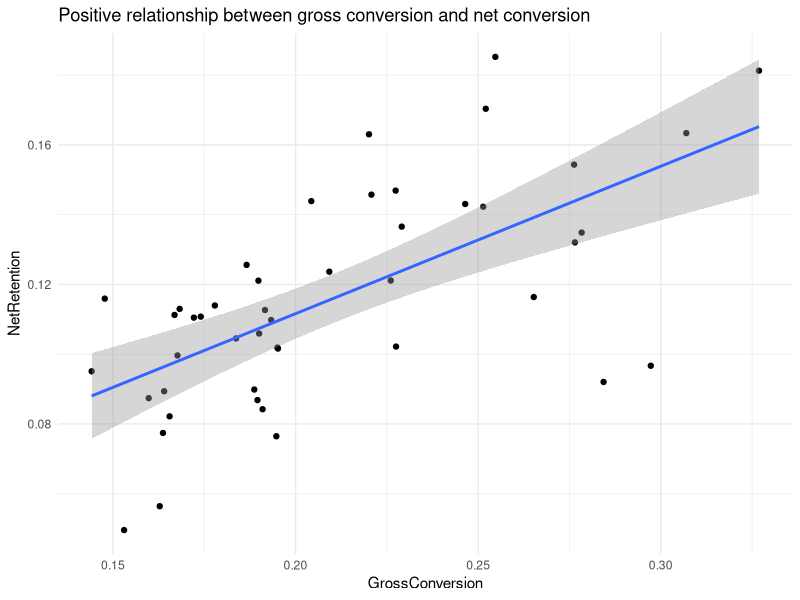

This chart was generated by the following R code:
## ---- chunk 1
knitr::opts_chunk$set(echo = FALSE, cache=FALSE, warning = FALSE, 
                      message = FALSE, tidy=TRUE, fig.align = 'center', 
                      fig.width = 12, fig.keep='all')
## ---- chunk 2
#load the baseline data
#options("scipen"=999)
baseline<-read.csv("baselineInfo.csv")
#load the data itself
data<-read.csv("data.csv")
## ---- chunk 3
##the code below computes the size required for each metric based on different samples
ppnd<-function (p) {
    options("scipen"=999)
    a0 = 2.50662823884
    a1 = -18.61500062529
    a2 = 41.39119773534
    a3 = -25.44106049637
    b1 = -8.47351093090
    b2 = 23.08336743743
    b3 = -21.06224101826
    b4 = 3.13082909833
    c0 = -2.78718931138
    c1 = -2.29796479134
    c2 = 4.85014127135
    c3 = 2.32121276858
    d1 = 3.54388924762
    d2 = 1.63706781897
    r=0
    value=0
    split = 0.42

    #0.08 < P < 0.92
    if(abs(p-0.5)<= split) {
        r = (p - 0.5)^2
        value = (p - 0.5) * (((a3 * r + a2) * r + a1 ) * r+ a0 ) / 
            ((((b4 * r+ b3 ) * r+ b2 ) * r+ b1 ) * r+ 1.0)
    }
    #P < 0.08 or P > 0.92,  R = min ( P, 1-P )
    else if( 0.0 < p | p < 1.0 ) {
        if ( 0.5 < p ) {
            r = sqrt(-log(1.0 - p))
        } else {
            r = sqrt(-log(p))
        }
        value = ((( c3   * r + c2 ) * r+ c1 ) * r+ c0 ) /
            ( (d2 * r + d1 ) * r+ 1.0 )
        if ( p < 0.5 )
        {
            value = - value
        }
    }
    return(value)
}


#use helper function similar to the one by Evan Miller.
samplesize <- function(alpha, beta, p, dmin) {
  options("scipen"=999)
  t.alpha <- ppnd(1.0 - alpha/2)
  t.beta <- ppnd(1 - beta)
  if(p>.5){
      p=(1-p)
  }
  se.null.numerator <- sqrt(2*p*(1 - p))
  se.alt.numerator <- sqrt(p*(1 - p) + (p + dmin)*(1 - p - dmin))
  
  n <- (t.alpha*se.null.numerator + t.beta*se.alt.numerator)^2 / (dmin)^2
  
  return(round(n))
}
#turn off rounding
options("scipen"=999)
grossConversionSize<-samplesize(0.05,.2,.20625,.01)
retentionSize<-samplesize(0.05,.2,.53,.01)
netConversionSize<-samplesize(0.05,.2,.1093125,.0075)

#scale the sizes above
gsSize<-round(grossConversionSize*2/.08)
rSize<-round(retentionSize*2/.0165) #.0165 represents the ratio of cookies to enrolls.
ncSize<-round(netConversionSize*2/.08)
## ---- chunk 4
#helper function for finding CI
ci<-function(z=1.96, Exp, Control, p) {
    se=sqrt(p*(1-p)/(sum(Exp)+sum(Control)))
    UCI=round(p+z*se,6)
    LCI=round(p-z*se,6)
    observed=round(sum(Control/(sum(Exp)+sum(Control))),6)
    if (observed<=UCI & observed >=LCI){
        pass="Passes sanity test"
    } else {pass="Failed sanity test"}
    return(paste("95% CI:[",LCI,UCI,"] ","Observed Value: ",
                 observed," Conclusion: ",pass))
}

control<-subset(data, Group=="Control")
experimental<-subset(data, Group=="Experimental")
## ---- chunk 5
#check invariance for pageviews
pageviewsCI<-ci(Exp=experimental$Pageviews, Control=control$Pageviews, p=.5)

#check invariance for clicks
clicksCI<-ci(Exp=experimental$Clicks, Control=control$Clicks, p=.5)

#check invariance for CTR
#calculations are a bit different than for the two cases above; the grader was not accepting the calculations using the function above. Based on what I read in the forums, it seems that we are required to not pool the variance. 
#first, calculate ratio for control
pControl<-mean(control$Clicks/control$Pageviews)
seControl<-sqrt(pControl*(1-pControl)/sum(control$Pageviews))
UCI<-round(pControl+1.96*seControl,6)
LCI<-round(pControl-1.96*seControl,6)
observed<-round(mean(experimental$Clicks/experimental$Pageviews),6)
ctrCI<-paste("95% CI:[",LCI,UCI,"] ","Observed Value: ",
                 observed," Conclusion: Passes sanity check")
## ---- chunk 6
alpha=.05
z=1.96

#we'll need to subset the data and remove the dates for which we have no info about enrollment. We'll be using the first 23 days
dataComplete<-na.omit(data)
#create new colums that find the daily gorss conversion and daily net conversion
dataComplete$GrossConversion<-dataComplete$Enrollments/dataComplete$Clicks
dataComplete$NetRetention<-dataComplete$Payments/dataComplete$Clicks
library(ggplot2)
## ---- chunk 7
ggplot(dataComplete, aes(x=GrossConversion, y=NetRetention))+
    geom_point()+
    theme_minimal()+
    geom_smooth(method="lm")+
    ggtitle("Positive relationship between gross conversion and net conversion")
## ---- chunk 8
#create subsets for control and experimental
dataControl<-subset(dataComplete, Group=="Control")
dataExperimental<-subset(dataComplete, Group=="Experimental")

testMetric<-function(z=1.96, 
                     controlN, experimentalN, controlR, experimentalR, dmin){
    d=experimentalR-controlR
    se=sqrt((controlR*(1-controlR))/controlN + 
                (experimentalR*(1-experimentalR))/experimentalN)
    UCI=round(d+z*se,6)
    LCI=round(d-z*se,6)
    if (0<=UCI & 0>=LCI){
        pass="Fail to reject the null of no difference"
    } else if(dmin<=UCI & dmin>=LCI) {
        pass="Fail to reject the dmin threshold"
    } else {
        pass="The effect is significant for both d=0 and dmin"
    }
    return(paste("95% CI:[",LCI,UCI,"] ",
                " Conclusion: ", pass))
}

gsResults<-testMetric(controlN=sum(dataControl$Clicks), 
    experimentalN = sum(dataExperimental$Clicks),
    controlR=sum(dataControl$Enrollments)/sum(dataControl$Clicks),
    experimentalR = sum(dataExperimental$Enrollments)/sum(dataExperimental$Clicks),
    dmin=-.01,
    z=1.96) 

ncResults<-testMetric(controlN=sum(dataControl$Clicks), 
    experimentalN = sum(dataExperimental$Clicks),
    controlR=sum(dataControl$Payments)/sum(dataControl$Clicks),
    experimentalR = sum(dataExperimental$Payments)/sum(dataExperimental$Clicks),
    dmin=-.0075,
    z=1.96) 
